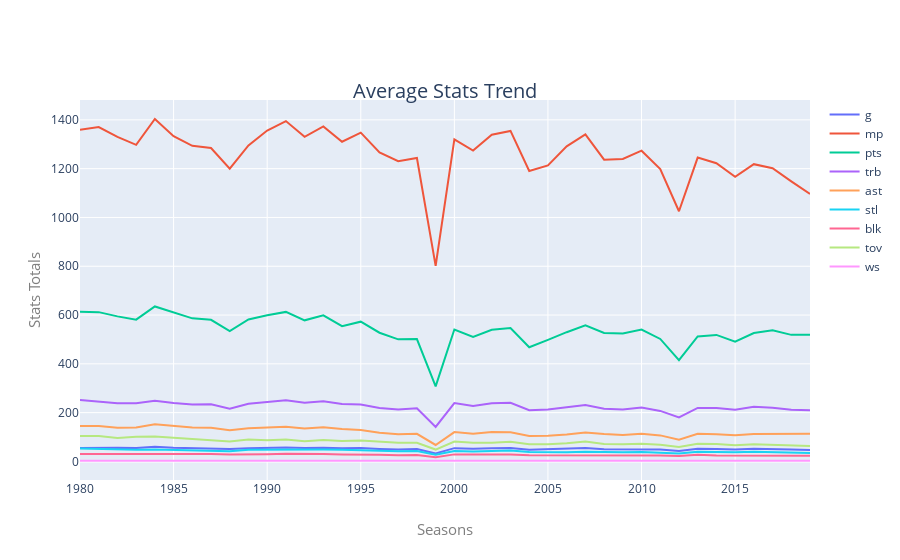

The notebook cell saved with this chart:
### Code cell
# Display trend of average stats over the years 
avg_scoring_df = df_3p_era[df_3p_era.tm != 'TOT'].groupby(['season']).mean()[['g','mp','pts','trb','ast','stl','blk','tov','ws']]

value_names = list(avg_scoring_df.columns)

# create a container for each go.Bar instance
lines = []

# loop through the names list which is each player class 
for i in range(len(value_names)):
    # dictionary with necessary arguments to graph
    line_dict = dict(name=value_names[i], x=avg_scoring_df.index, y=avg_scoring_df[value_names[i]])
    # add to bars container
    lines.append(line_dict)

# set fig1 to the Figure instance
stats_trend = go.Figure(lines)

stats_trend.update_layout(
    title=go.layout.Title(
        text="Average Stats Trend",
        xref="paper",
        x=0.5,
        y=0.85,
        font=dict(
            size=20)
    ),
    xaxis=go.layout.XAxis(
        title=go.layout.xaxis.Title(
            text="Seasons",
            font=dict(
#                 family="Courier New, monospace",
                size=15,
                color="#7f7f7f"))
    ),
    yaxis=go.layout.YAxis(
        title=go.layout.yaxis.Title(
            text="Stats Totals",
            font=dict(
#                 family="Courier New, monospace",
                size=15,
                color="#7f7f7f"))))

stats_trend.show()
